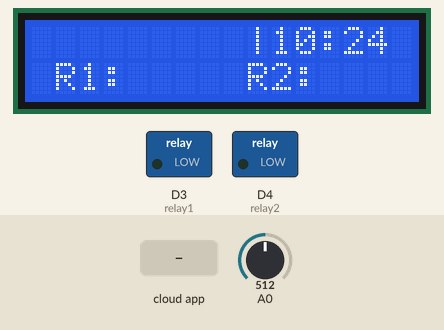
The sketch below on a simulated ESP8266 (NodeMCU). On the bench: 16×2 character LCD, switched loads named in the sketch (green lamp = pin HIGH). The inputs (shaded band) are chosen by the test bench; at power-on: A0 = 512. WiFi joins after 1.5 s; servers stay silent unless stated; network time is answered at once with the bench clock; the local clock reads 2024-03-15 10:24:30 at power-on unless the sketch sets it; the Firebase database answers and starts empty; pins used as bus, display or sensor lines are not drawn; what the sketch prints to the serial monitor is not drawn.

Above: at 3.3 s.
3.4 s: the phone or cloud app sets mode to AUTO
At 5.2 s:
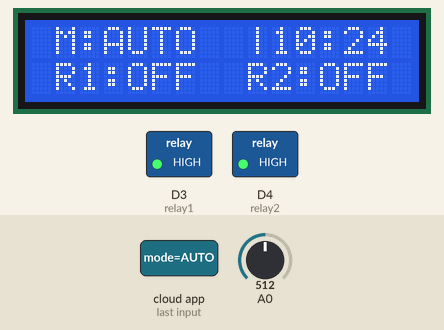
5.9 s: A0 set to 104
7.5 s: A0 set to 94
At 9.9 s:
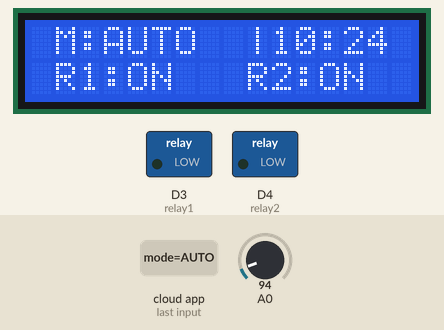
10.2 s: the phone or cloud app sets mode to MANUAL
At 11.7 s:
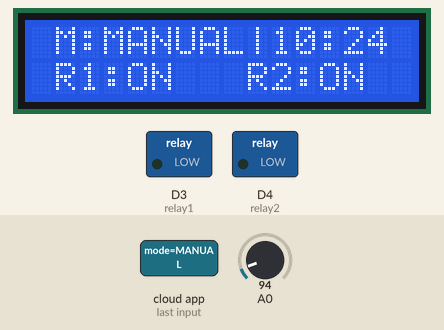
Timing chart, 0 to 13.2 s (numbered marks = the images above; inputs shaded):
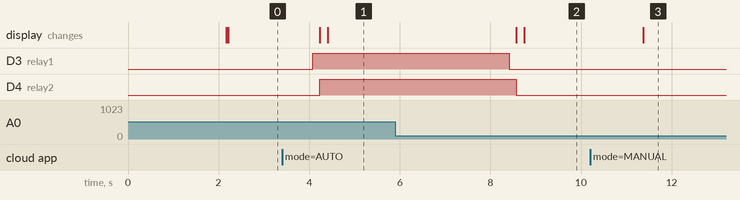

The sketch:

MainProgram.ino
```cpp
#include "FirebaseESP8266.h"
#include <ESP8266WiFi.h>
#include <Wire.h>
#include <LiquidCrystal_I2C.h>
#include <NTPClient.h>
#include <WiFiUdp.h>

LiquidCrystal_I2C lcd(0X27, 16, 2);

const char* ssid = "Cenik";
const char* password = "cenik030466";

FirebaseData firebaseData;
FirebaseData firebaseData2;

int sensor1 = D5;
int sensor2 = D6;
int sensor3 = D7;
int sensor4 = D8;
const int relay1 = D3;
const int relay2 = D4;

int a;
int b;
int c;
int d;

int nilaiterendah = 0;
int nilaitertinggi = 500;

const long utcOffsetInSeconds = 25200;

unsigned long interval6=1000;
unsigned long previousMillis6=0;


WiFiUDP ntpUDP;
NTPClient timeClient(ntpUDP, "id.pool.ntp.org", utcOffsetInSeconds);

void setup(){
  Serial.begin(115200);
  konekWifi();
  Firebase.begin("https://ricefieldirrigation-default-rtdb.firebaseio.com/", "XOKRzF9NNre7VDV3rLdSKjRgOt3w70VCgjrEDAru");
  lcd.begin();
  lcd.backlight();
  timeClient.begin();
  pinMode(sensor1, OUTPUT);
  pinMode(sensor2, OUTPUT);
  pinMode(sensor3, OUTPUT);
  pinMode(sensor4, OUTPUT);
  pinMode(relay1, OUTPUT);
  pinMode(relay2, OUTPUT);
}
void konekWifi() {
  WiFi.begin(ssid, password);
  float c = 0;
  float n = 0;
  //memulai menghubungkan ke wifi router
  while (WiFi.status() != WL_CONNECTED) {
    delay(500);
    Serial.print("."); //status saat mengkoneksikan
    Firebase.setString(firebaseData, "Status", "Not Connected");
  }

  Firebase.setString(firebaseData, "Status", "Connected");
  Serial.println("Sukses terkoneksi wifi!");
  Serial.println("IP Address:"); //alamat ip lokal
  Serial.println(WiFi.localIP());
}

void loop(){
  timeClient.update();
  unsigned long currentMillis6 = millis();
  if ((unsigned long)(currentMillis6 - previousMillis6) >= interval6){
    lcd.setCursor(9,0);
    lcd.print("|");
    lcd.setCursor(10,0);
    lcd.print(timeClient.getHours());
    lcd.setCursor(12,0);
    lcd.print(":");
    lcd.setCursor(13,0);
    lcd.print(timeClient.getMinutes());
    previousMillis6= millis();
  }
  lcd.setCursor(1,1);
  lcd.print("R1:");
  lcd.setCursor(9,1);
  lcd.print("R2:");

  if (Firebase.getString(firebaseData, "/mode")){
    if (firebaseData.dataType() == "string"){
      String modesistem = firebaseData.stringData();
      if (modesistem == "AUTO"){
        Serial.println("Mode Auto");
        modeauto();
        lcd.setCursor(1,0);
        lcd.print("M:");
        lcd.setCursor(3,0);
        lcd.print("AUTO  ");

      }
      else if (modesistem == "MANUAL"){
        Serial.println("Mode Manual");
        manualcontrol1();
        manualcontrol2();
        lcd.setCursor(1,0);
        lcd.print("M:");
        lcd.setCursor(3,0);
        lcd.print("MANUAL");
      }
    }
  }
}
```

auto.ino
```cpp
//AUTO PROGRAM/////////////////////////////////////////////////////////////////
unsigned long interval=1000;
unsigned long previousMillis=0;

unsigned long interval1=10;
unsigned long previousMillis1=0;

unsigned long interval2=10;
unsigned long previousMillis2=0;

unsigned long interval3=10;
unsigned long previousMillis3=0;

unsigned long interval4=10;
unsigned long previousMillis4=0;

void modeauto(){
    unsigned long currentMillis1 = millis();
    if ((unsigned long)(currentMillis1 - previousMillis1) >= interval1){
    digitalWrite(sensor1, HIGH);
    digitalWrite(sensor2, LOW);
    digitalWrite(sensor3, LOW);
    digitalWrite(sensor4, LOW);
    Serial.print("Sensor1: ");
    Serial.println(analogRead(A0));
    a = analogRead(A0);
    int pa = map(a, nilaiterendah, nilaitertinggi, 0, 100);
    Firebase.setInt(firebaseData2, "/Sensor1", pa);
    previousMillis1= millis();
    }

    unsigned long currentMillis2 = millis();
    if ((unsigned long)(currentMillis2 - previousMillis2) >= interval2){
    digitalWrite(sensor1, LOW);
    digitalWrite(sensor2, HIGH);
    digitalWrite(sensor3, LOW);
    digitalWrite(sensor4, LOW);
    Serial.print("Sensor2: ");
    Serial.println(analogRead(A0));
    b = analogRead(A0);
    int pb = map(b, nilaiterendah, nilaitertinggi, 0, 100);
    Firebase.setInt(firebaseData2, "/Sensor2", pb);
    previousMillis2= millis();
    }

    unsigned long currentMillis3 = millis();
    if ((unsigned long)(currentMillis3 - previousMillis3) >= interval3){
    digitalWrite(sensor1, LOW);
    digitalWrite(sensor2, LOW);
    digitalWrite(sensor3, HIGH);
    digitalWrite(sensor4, LOW);
    Serial.print("Sensor3: ");
    Serial.println(analogRead(A0));
    c = analogRead(A0);
    int pc = map(c, nilaiterendah, nilaitertinggi, 0, 100);
    Firebase.setInt(firebaseData2, "/Sensor3", pc);
    previousMillis3= millis();
    }

    unsigned long currentMillis4 = millis();
    if ((unsigned long)(currentMillis4 - previousMillis4) >= interval4){
    digitalWrite(sensor1, LOW);
    digitalWrite(sensor2, LOW);
    digitalWrite(sensor3, LOW);
    digitalWrite(sensor4, HIGH);
    Serial.print("Sensor4: ");
    Serial.println(analogRead(A0));
    d = analogRead(A0);
    int pd = map(d, nilaiterendah, nilaitertinggi, 0, 100);
    Firebase.setInt(firebaseData2, "/Sensor4", pd);
    previousMillis4= millis();
    }

    kondisi1();
    kondisi2();

    Serial.println("");

}
```

condition.ino
```cpp
void kondisi1(){
  if (a >= 100){
    digitalWrite(relay1, HIGH);
    Firebase.setInt(firebaseData, "/Kondisi1", 0);
    lcd.setCursor(4,1);
    lcd.print("OFF");
  }
  else{
    digitalWrite(relay1, LOW);
    Firebase.setInt(firebaseData, "/Kondisi1", 1);
    lcd.setCursor(4,1);
    lcd.print("ON ");
  }
}
void kondisi2(){
  if (c >= 100){
    digitalWrite(relay2, HIGH);
    Firebase.setInt(firebaseData, "/Kondisi2", 0);
    lcd.setCursor(12,1);
    lcd.print("OFF");
  }
  else{
    digitalWrite(relay2, LOW);
    Firebase.setInt(firebaseData, "/Kondisi2", 1);
    lcd.setCursor(12,1);
    lcd.print("ON ");
  }
}
```

manual.ino
```cpp
//MANUAL PROGRAM////////////////////////////////////////////
void manualcontrol1(){
  if (Firebase.getString(firebaseData, "/pump1")){
   if (firebaseData.dataType() == "string"){
      String pump1 = firebaseData.stringData();
      if (pump1 == "1"){
        digitalWrite(relay1, LOW);
        Firebase.setInt(firebaseData, "/Kondisi1", 1);
        lcd.setCursor(4,1);
        lcd.print("ON ");
      }
      else if (pump1 == "0"){
        digitalWrite(relay1, HIGH);
        Firebase.setInt(firebaseData, "/Kondisi1", 0);
        lcd.setCursor(4,1);
        lcd.print("OFF");
      }
   }
}
}

void manualcontrol2(){
  if (Firebase.getString(firebaseData, "/pump2")){
   if (firebaseData.dataType() == "string"){
      String pump2 = firebaseData.stringData();
      if (pump2 == "1"){
        digitalWrite(relay2, LOW);
        Firebase.setInt(firebaseData, "/Kondisi2", 1);
        lcd.setCursor(12,1);
        lcd.print("ON ");
      }
      else if (pump2 == "0"){
        digitalWrite(relay2, HIGH);
        Firebase.setInt(firebaseData, "/Kondisi2", 0);
        lcd.setCursor(12,1);
        lcd.print("OFF");
      }
   }
}
}
```

Measured:
- the behaviour switches between 100 and 99 on A0 (found by bisection; images 1 and 2)
- after the input at 3.4 s, D3 (relay1): LOW → HIGH after 0.68 s; D4 (relay2): LOW → HIGH after 0.83 s; the display: first changes after 0.83 s (image 1 shows a later state)
- after the input at 5.9 s, every drawn part: stays the same
- after the input at 7.5 s, D3 (relay1): HIGH → LOW after 0.91 s; D4 (relay2): HIGH → LOW after 1.1 s; the display: first changes after 1.1 s (image 2 shows a later state)
- after the input at 10.2 s, the display: changes after 1.2 s (image 3)
